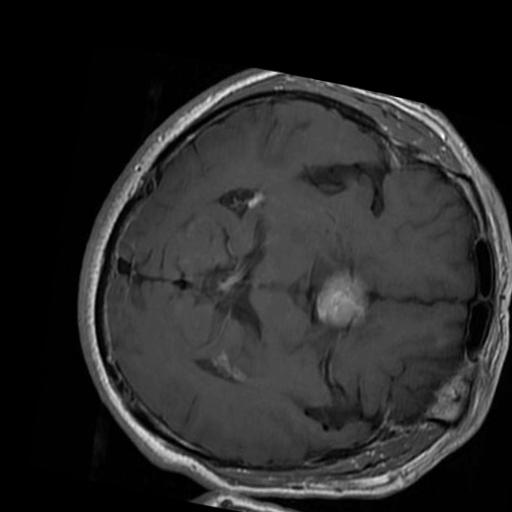
#> input picture brain_cancer_project/temp_prediction_images/sampled_brain_tumor_brain_tumor_1416.jpg, 512 x 512 px
$ python -i preprocess_dataset.py   (imports and definitions only)
#> lines starting #> are read from the running program, lines starting #| are printed output that depends on the picture; after the words box and inside, x2 and y2 are one past the last pixel; in counts of white or black regions, pixels touching at a corner belong together
#> further down, picture is the input picture: shape (512, 512, 3); min 0, max 255, mean 39.9
import numpy as np
import cv2
import os
import imutils
from tqdm import tqdm


CURRENT_SCRIPT_BASE_DIR = os.path.dirname(os.path.abspath(__file__))

RAW_TRAINING_DATA_INPUT_DIR = os.path.join(CURRENT_SCRIPT_BASE_DIR, 'brain_cancer')
RAW_TESTING_DATA_INPUT_DIR = os.path.join(CURRENT_SCRIPT_BASE_DIR, 'testing')


CLEANED_TRAINING_OUTPUT_DIR = os.path.join(CURRENT_SCRIPT_BASE_DIR, 'brain_cancer_cleaned')
CLEANED_TESTING_OUTPUT_DIR = os.path.join(CURRENT_SCRIPT_BASE_DIR, 'testing_cleaned')


try:
    from . import config as project_config
except ImportError:
    import config as project_config

TARGET_IMG_WIDTH_SCRIPT = project_config.IMG_WIDTH  # 224X224
TARGET_IMG_HEIGHT_SCRIPT = project_config.IMG_HEIGHT
TARGET_IMG_SIZE_SCRIPT = (TARGET_IMG_WIDTH_SCRIPT, TARGET_IMG_HEIGHT_SCRIPT)


def crop_img(img_bgr):


    gray = cv2.cvtColor(img_bgr, cv2.COLOR_BGR2GRAY)
    gray = cv2.GaussianBlur(gray, (3, 3), 0)

    thresh = cv2.threshold(gray, 45, 255, cv2.THRESH_BINARY)[1]
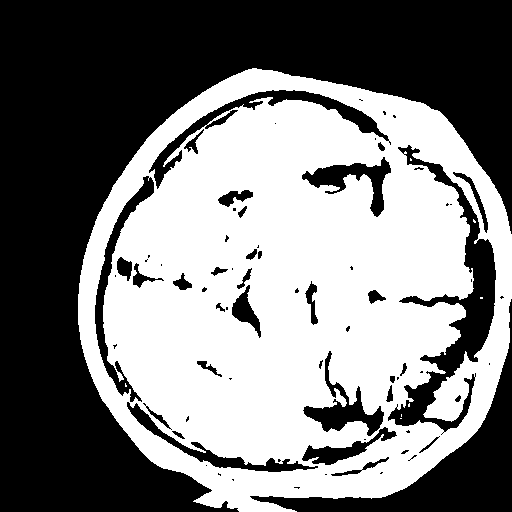
#> thresh: shape (512, 512); 49.2% white; 8 white regions (7 under 20 px), largest, box (x1, y1, x2, y2) and area: (78, 68, 512, 512) 128979
    thresh = cv2.erode(thresh, None, iterations=2)
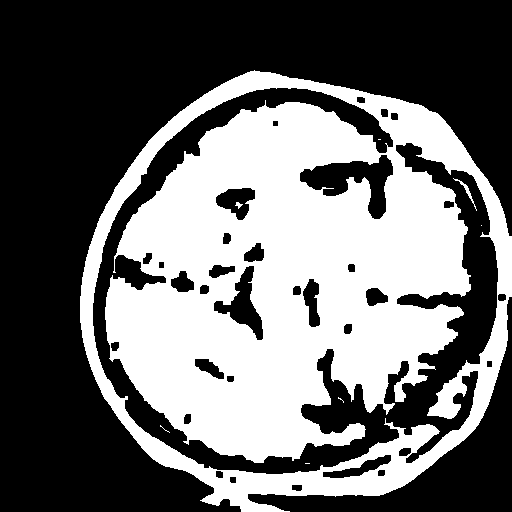
#> thresh: shape (512, 512); 41.8% white; 8 white regions (5 under 20 px), largest, box (x1, y1, x2, y2) and area: (80, 70, 512, 512) 109451, (453, 178, 477, 211) 91, (235, 202, 243, 209) 27
    thresh = cv2.dilate(thresh, None, iterations=2)
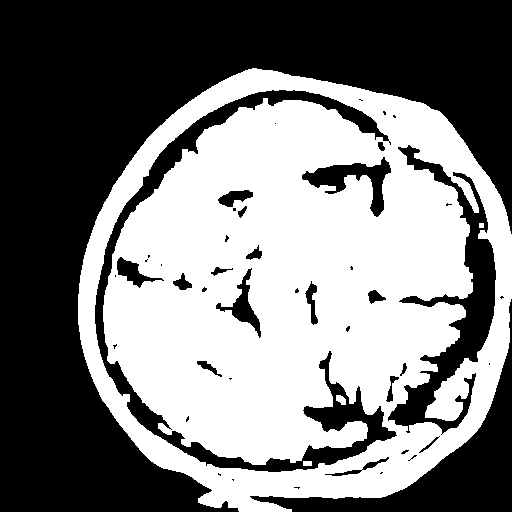
#> thresh: shape (512, 512); 48.5% white; 4 white regions

    cnts = cv2.findContours(thresh.copy(), cv2.RETR_EXTERNAL, cv2.CHAIN_APPROX_SIMPLE)
#> cnts = 1 contour; box (x1, y1, x2, y2) and area: (78, 68, 512, 512) 150447
    cnts = imutils.grab_contours(cnts)

    if not cnts:
        return None

    c = max(cnts, key=cv2.contourArea)
#> c = contour of 622 points, box (x1, y1, x2, y2) (78, 68, 512, 512), area 150447

    extLeft = tuple(c[c[:, :, 0].argmin()][0])
#> extLeft = (78, 294)
    extRight = tuple(c[c[:, :, 0].argmax()][0])
#> extRight = (511, 298)
    extTop = tuple(c[c[:, :, 1].argmin()][0])
#> extTop = (252, 68)
    extBot = tuple(c[c[:, :, 1].argmax()][0])
#> extBot = (239, 511)

    h_orig, w_orig = img_bgr.shape[:2]
#> h_orig = 512; w_orig = 512
    x1, y1 = max(0, extLeft[0]), max(0, extTop[1])
#> x1 = 78; y1 = 68
    x2, y2 = min(w_orig, extRight[0]), min(h_orig, extBot[1])
#> x2 = 511; y2 = 511

    if y1 >= y2 or x1 >= x2:
        return None

    new_img_cropped = img_bgr[y1:y2, x1:x2].copy()
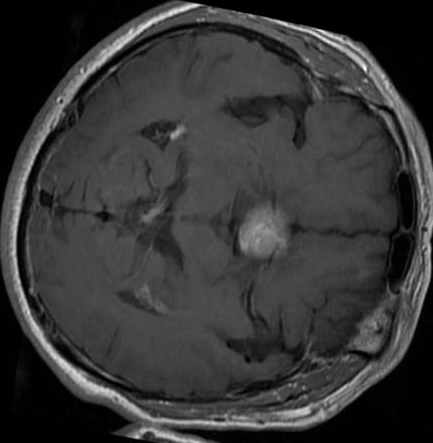
#> new_img_cropped: shape (443, 433, 3); min 0, max 255, mean 54.4

    return new_img_cropped


# [50 lines left out: function process_directory, not called in this run]


# [17 lines not run here, left out]

>>> import cv2
>>> picture = cv2.imread('temp_prediction_images/sampled_brain_tumor_brain_tumor_1416.jpg')
>>> result = crop_img(picture)
